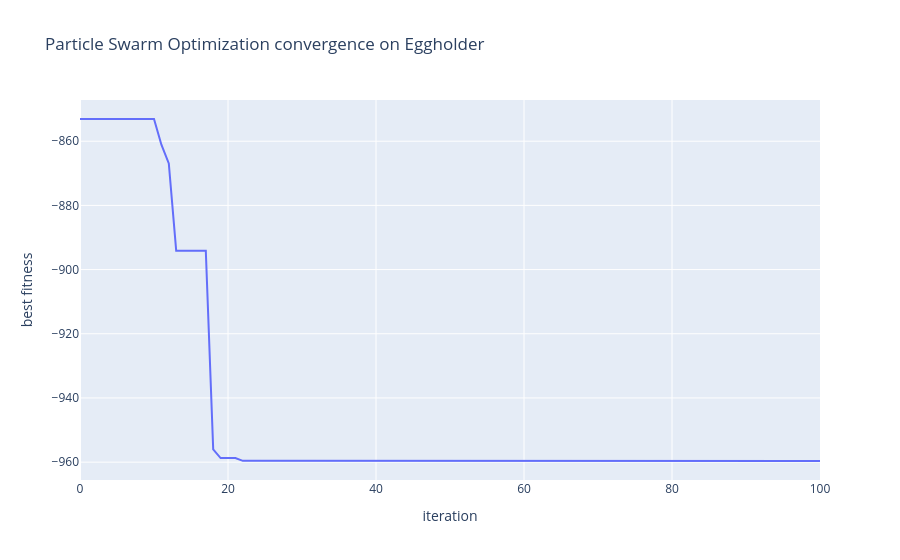

The cell this chart's notebook holds for it:
### Code cell
go.Figure(go.Scatter(y=result.fitness_history)).update_layout(
    title='Particle Swarm Optimization convergence on Eggholder', xaxis_title='iteration', yaxis_title='best fitness'
).show()

### Figure 1 — Plotly figure (JSON) as saved in the notebook; plotly's stock layout.template omitted (floating-point values rounded to 4 significant figures)
{"data": [{"type": "scatter", "y": [-853.1, -853.1, -853.1, -853.1, -853.1, -853.1, -853.1, -853.1, -853.1, -853.1, -853.1, -861.1, -866.9, -894.1, -894.1, -894.1, -894.1, -894.1, -956.0, -958.7, -958.7, -958.7, -959.6, -959.6, -959.6, -959.6, -959.6, -959.6, -959.6, -959.6, -959.6, -959.6, -959.6, -959.6, -959.6, -959.6, -959.6, -959.6, -959.6, -959.6, -959.6, -959.6, -959.6, -959.6, -959.6, -959.6, -959.6, -959.6, -959.6, -959.6, -959.6, -959.6, -959.6, -959.6, -959.6, -959.6, -959.6, -959.6, -959.6, -959.6, -959.6, -959.6, -959.6, -959.6, -959.6, -959.6, -959.6, -959.6, -959.6, -959.6, -959.6, -959.6, -959.6, -959.6, -959.6, -959.6, -959.6, -959.6, -959.6, -959.6, -959.6, -959.6, -959.6, -959.6, -959.6, -959.6, -959.6, -959.6, -959.6, -959.6, -959.6, -959.6, -959.6, -959.6, -959.6, -959.6, -959.6, -959.6, -959.6, -959.6, -959.6]}], "layout": {"title": {"text": "Particle Swarm Optimization convergence on Eggholder"}, "xaxis": {"title": {"text": "iteration"}}, "yaxis": {"title": {"text": "best fitness"}}}}
